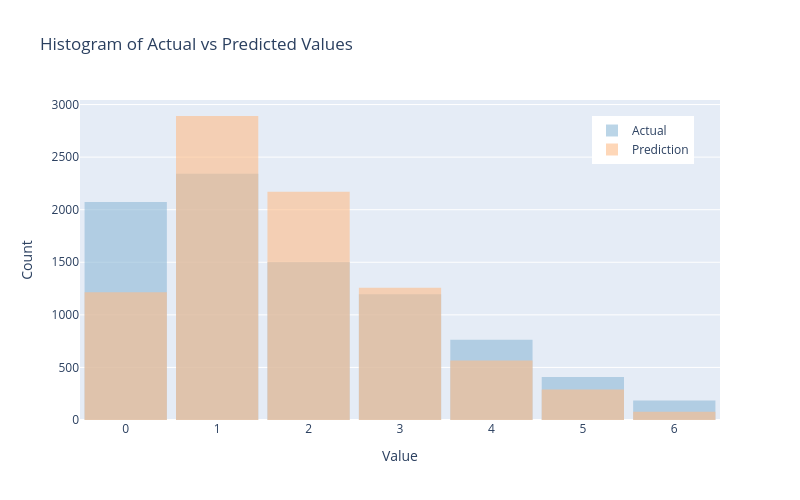

Here is the notebook cell this chart was saved with:
### Code cell
plot_hist_plotly(results_test['actual'].cat.codes, results_test['prediction'])

### Figure 1 — Plotly figure (JSON) as saved in the notebook; plotly's stock layout.template omitted (floating-point values rounded to 4 significant figures; data arrays with more than 128 entries replaced by an {"elided": "..."} marker saying what was removed)
{"data": [{"marker": {"color": "#8fbad8"}, "name": "Actual", "opacity": 0.6, "type": "histogram", "x": {"elided": "8472 int values"}, "xbins": {"end": 6.5, "size": 1, "start": -0.5}}, {"marker": {"color": "#febd89"}, "name": "Prediction", "opacity": 0.6, "type": "histogram", "x": {"elided": "8472 int values"}, "xbins": {"end": 6.5, "size": 1, "start": -0.5}}], "layout": {"bargap": 0.1, "barmode": "overlay", "height": 500, "legend": {"x": 0.8, "y": 0.95}, "title": {"text": "Histogram of Actual vs Predicted Values<br>"}, "width": 800, "xaxis": {"dtick": 1, "tick0": 0, "tickmode": "linear", "title": {"text": "Value"}}, "yaxis": {"title": {"text": "Count"}}}}
